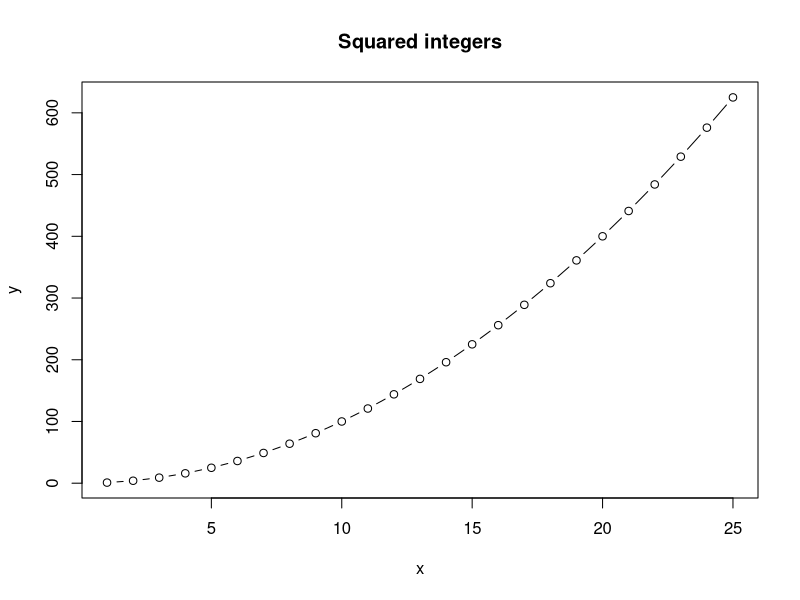

Recreate this plot in R.
## This is a R script 
## Run this code to make a plot of x and x^2 for the integers from 1 to 10

x <- 1:25
y <- x^2


plot(x,y, type = "b", main = "Squared integers")

print("Yo")